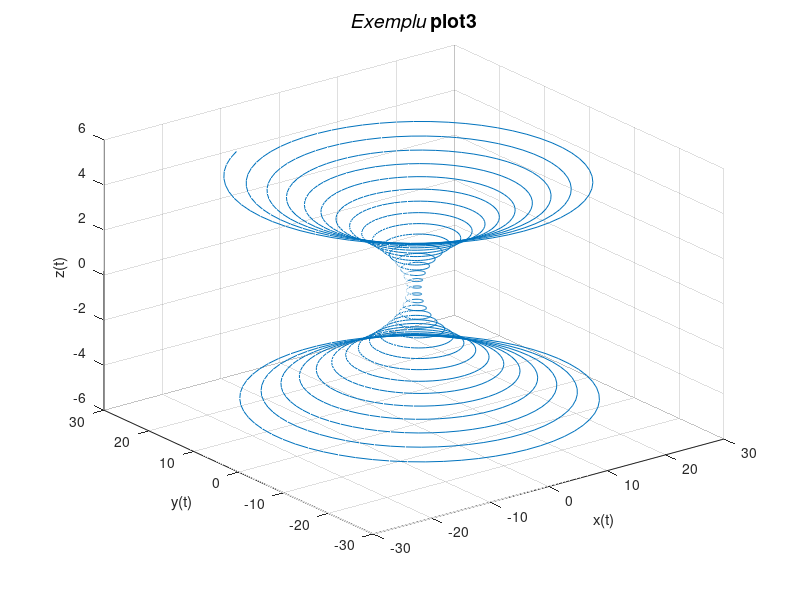

Recreate this plot in MATLAB.
t = -5:0.005:5;
x = (1+t.^2).*sin(20*t);
y = (1+t.^2).*cos(20*t);
z=t;
plot3(x,y,z)
grid on
xlabel('x(t)'), ylabel('y(t)'), zlabel('z(t)')
title('{\itExemplu} plot3','FontSize',14)
